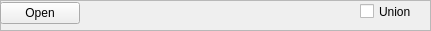
  <widget class="QFrame" name="frame_4">
   <property name="geometry">
    <rect>
     <x>360</x>
     <y>410</y>
     <width>431</width>
     <height>31</height>
    </rect>
   </property>
   <property name="frameShape">
    <enum>QFrame::StyledPanel</enum>
   </property>
   <property name="frameShadow">
    <enum>QFrame::Raised</enum>
   </property>
   <widget class="QCheckBox" name="Union">
    <property name="geometry">
     <rect>
      <x>360</x>
      <y>0</y>
      <width>92</width>
      <height>23</height>
     </rect>
    </property>
    <property name="text">
     <string>Union</string>
    </property>
    <property name="checked">
     <bool>false</bool>
    </property>
   </widget>
   <widget class="QWidget" name="layoutWidget">
    <property name="geometry">
     <rect>
      <x>0</x>
      <y>0</y>
      <width>578</width>
      <height>27</height>
     </rect>
    </property>
    <layout class="QHBoxLayout" name="horizontalLayout_31">
     <item>
      <widget class="QPushButton" name="Open">
       <property name="text">
        <string>Open</string>
       </property>
      </widget>
     </item>
     <item>
      <spacer name="horizontalSpacer">
       <property name="orientation">
        <enum>Qt::Horizontal</enum>
       </property>
       <property name="sizeHint" stdset="0">
        <size>
         <width>40</width>
         <height>20</height>
        </size>
       </property>
      </spacer>
     </item>
     <item>
      <widget class="QPushButton" name="Close">
       <property name="text">
        <string>Close</string>
       </property>
      </widget>
     </item>
    </layout>
   </widget>
  </widget>
